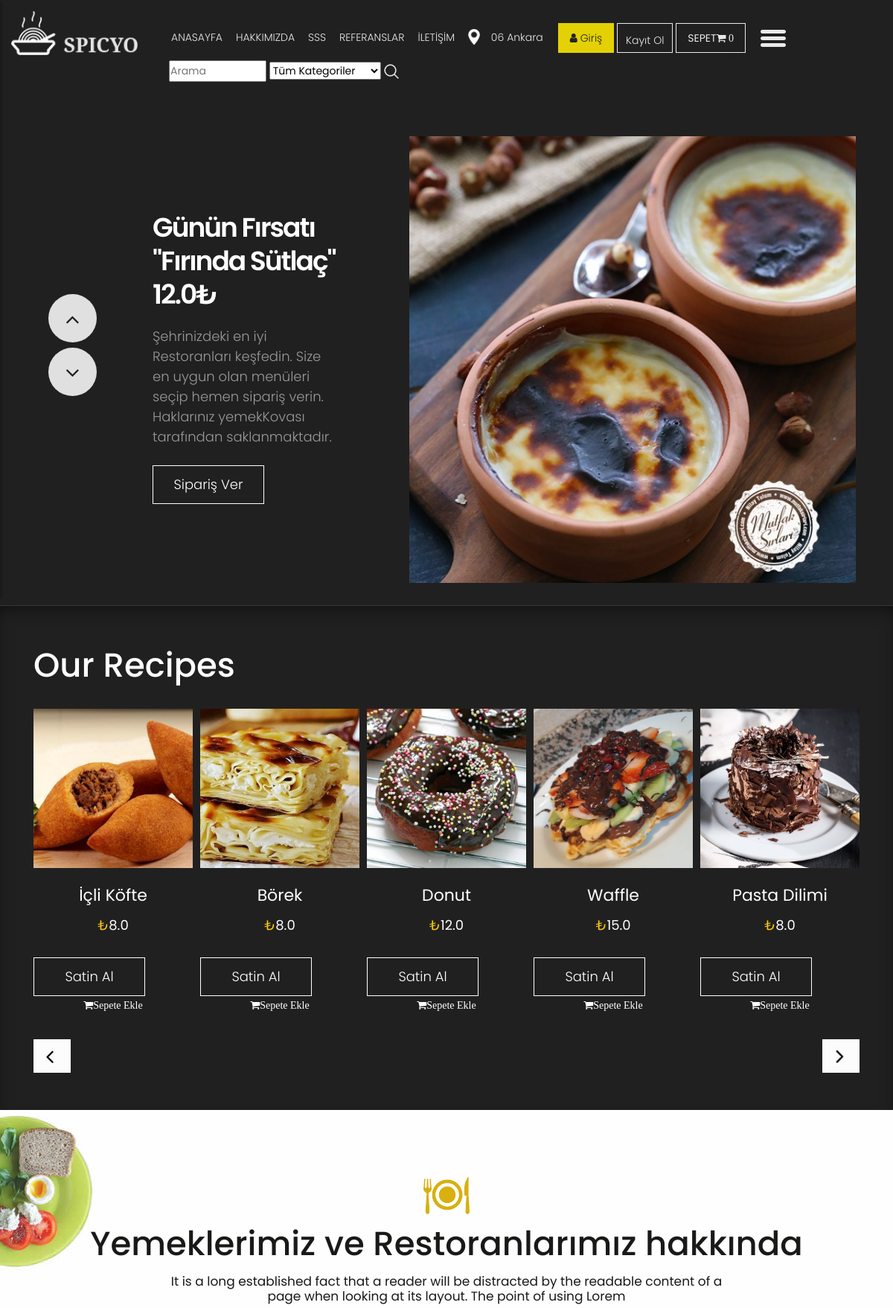
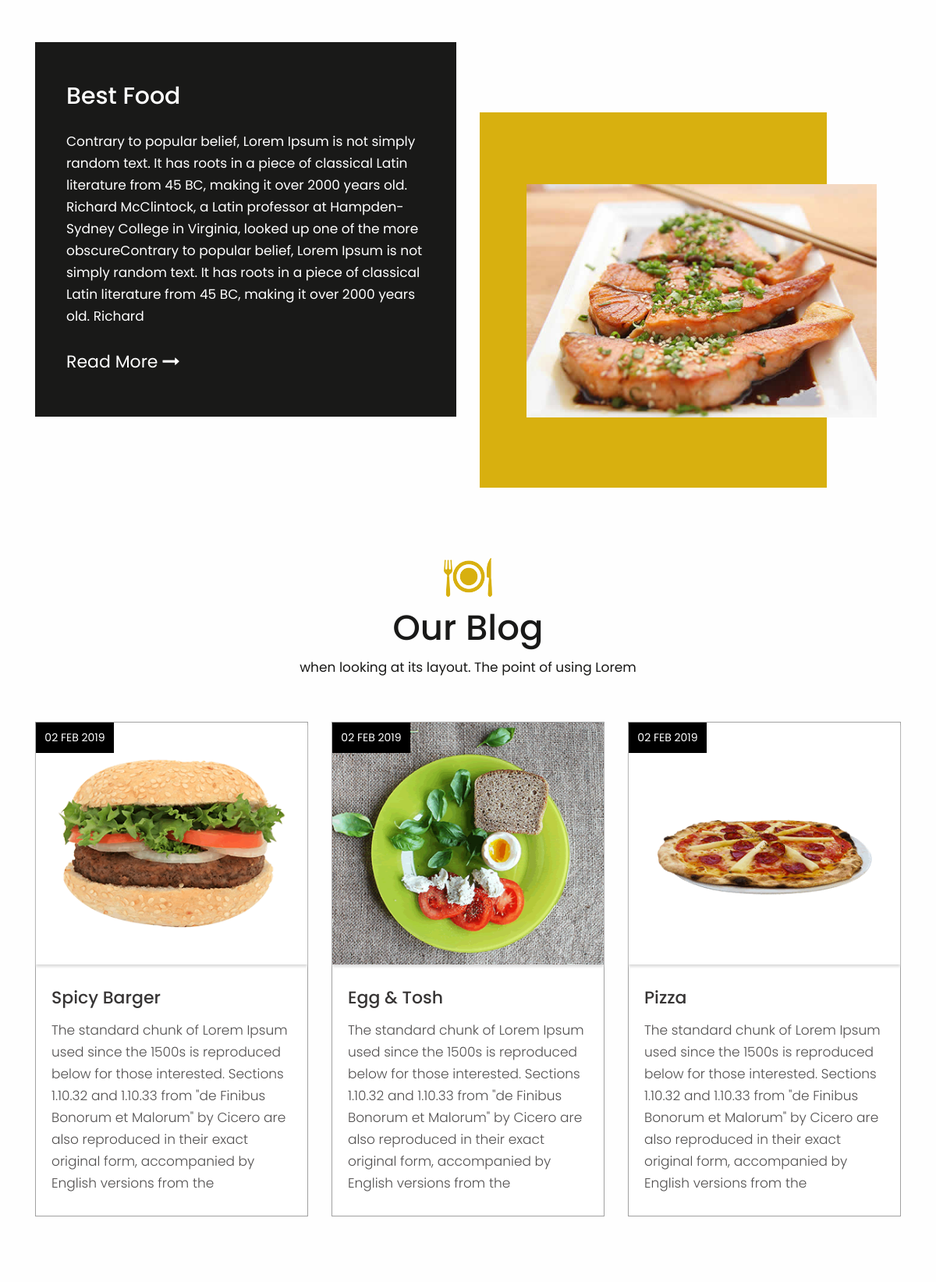
The page / (upper part) on the database its author committed (2 pictures, top to bottom).
### product/models.py (models this page shows, shortened)
class Product(MPTTModel):
    STATUS = (
        ('True', 'Evet'),
        ('False', 'Hayır'),
    )
    restaurant = models.ForeignKey(Restaurant, on_delete=models.CASCADE)
    catagory = models.ForeignKey(Catagory, on_delete=models.CASCADE)
    title = models.CharField(max_length=150)
    keywords = models.CharField(blank=True,max_length=255)
    description = models.CharField(blank=True,max_length=255)
    price = models.FloatField()
    amount = models.IntegerField()
    detail = RichTextUploadingField()
    slug = models.SlugField(null=False, unique=True)
    parent = TreeForeignKey('self', blank=True, null=True, related_name='children', on_delete=models.CASCADE)
    image = models.ImageField(blank=True, upload_to='images/')
    status = models.CharField(max_length=10, choices=STATUS)
    create_at = models.DateTimeField(auto_now_add=True)
    update_at = models.DateTimeField(auto_now_add=True)
    def image_tag(self):
        return mark_safe('<img src="{}" height="50"/>'.format(self.image.url))
    image_tag.short_description = 'Image'

### home/views.py (the view)
# urls.py: path('', views.index, name='index'),
def index(request ):
    current_user = request.user
    setting = Setting.objects.get(pk=1)
    sliderdata = Product.objects.all()[16:35]
    catagory = Catagory.objects.all()
    dayproducts=Product.objects.all()[30:31]
    lastproducts=Product.objects.all()[15:16]
    randomproduct = Product.objects.all().order_by('-id')[:9]
    randomproduct2 = Product.objects.all().order_by('?')[:6]
    request.session['cart_items']= ShopCart.objects.filter(user_id=current_user.id).count()
    context = {'setting': setting,
               'catagory': catagory,
               'page':'home',
               'sliderdata':sliderdata,
               'dayproducts':dayproducts,
               'lastproducts':lastproducts,
               'randomproduct': randomproduct,
               'randomproduct2': randomproduct2,
               }
    return render(request, 'index.html', context)

### home/templates/index.html (shortened to what this page needs)
{%  extends "homebase.html" %}
{% block slider %}
    {% include "slider.html" %}
{% endblock %}
{% block content %}
    {% include "content.html" %}
{% endblock %}

### home/templates/slider.html (shortened to what this page needs)
{% load static %}
    <div class="slider_section">
        <div class="container">
            <div class="row">
                <div class="col-md-12">
                    <div class="full">
                        <div id="main_slider" class="carousel vert slide" data-ride="carousel" data-interval="5000">
                            <div class="carousel-inner">
                                {% for rs in dayproducts %}
                                <div class="carousel-item active">
                                    <div class="row">
                                        <div class="col-md-5">
                                            <div class="slider_cont">
                                                <h3> Günün Fırsatı <br>"{{ rs.title }}"<br> {{ rs.price }}₺</h3>
                                                <p>Şehrinizdeki en iyi Restoranları keşfedin. Size en uygun olan menüleri seçip hemen sipariş verin. Haklarınız yemekKovası tarafından saklanmaktadır.</p>
                                                <a class="main_bt_border" href="/product/{{ rs.id }}/{{ rs.slug }}">Sipariş Ver</a>
                                            </div>
                                        </div>
                                        <div class="col-md-7">
                                            <div class="slider_image full text_align_center">
                                                <img class="img-responsive" src="{{ rs.image.url }}" style="height: 600px" alt="#" />
                                            </div>
                                        </div>
                                    </div>
                                </div>
                                {% endfor %}
                            </div>
                            <a class="carousel-control-prev" href="#main_slider" role="button" data-slide="prev">
                                <i class="fa fa-angle-up"></i>
                            </a>
                            <a class="carousel-control-next" href="#main_slider" role="button" data-slide="next">
                                <i class="fa fa-angle-down"></i>
                            </a>
                        </div>
                    </div>
                </div>
            </div>
        </div>
    </div>

### home/templates/content.html (shortened to what this page needs)
{% load static %}
    <section class="resip_section">
        <div class="container">
            <div class="row">
         <div class="col-md-12">
       <div class="ourheading">
    <h2>Our Recipes</h2>
  </div>
</div>
<div class="container">
    <div class="row">
        <div class="col-md-12">
            <div class="owl-carousel owl-theme">
                {% for rs in sliderdata %}
                <div class="item">
                    <div class="product_blog_img">
                        <img src="{{ rs.image.url }}" width="198" height="197" alt="#" />
                    </div>
                    <div class="product_blog_cont">
                        <h3>{{ rs.title }}</h3>
                        <h4><span class="theme_color">₺</span>{{ rs.price }}</h4>
                        <a href= "/product/{{ rs.id }}/{{ rs.slug }}" class="main_bt_border" >Satin Al</a><br/>
                        <a href="/order/addtocard/{{ rs.id }}" class="fa fa-shopping-cart" style="color: white">Sepete Ekle</a>
                    </div>
                </div>
                {% endfor %}
                </div>
            </div>
        </div>
    </div>
</div>
</div>
</section>
<div class="bg_bg">
<div class="about">
    <div class="container">
      <div class="row">
         <div class="col-md-12">
             <div class="title">
                <i><img src="{% static 'images/title.png'%}" alt="#"/></i>
                <h2>Yemeklerimiz ve Restoranlarımız hakkında</h2>
                <span>It is a long established fact that a reader will be distracted by the readable content of a
                   <br> page when looking at its layout. The point of using Lorem
                </span>
             </div>
          </div>
       </div>
       <div class="row">
         <div class="col-xl-6 col-lg-6 col-md-12 col-sm-12">
             <div class="about_box">
                 <h3>Best Food</h3>
                 <p>Contrary to popular belief, Lorem Ipsum is not simply random text. It has roots in a piece of classical Latin literature from 45 BC, making it over 2000 years old. Richard McClintock, a Latin professor at Hampden-Sydney College in Virginia, looked up one of the more obscureContrary to popular belief, Lorem Ipsum is not simply random text. It has roots in a piece of classical Latin literature from 45 BC, making it over 2000 years old. Richard </p>
                 <a href="#">Read More <i class="fa fa-long-arrow-right" aria-hidden="true"></i></a>
             </div>
         </div>
          <div class="col-xl-5 col-lg-5 col-md-10 col-sm-12 about_img_boxpdnt">
             <div class="about_img">
                 <figure><img src="{% static 'images/about-img.jpg'%}" alt="#/"></figure>
             </div>
         </div>
       </div>
    </div>
</div>
<div class="blog">
  <div class="container">
    <div class="row">
      <div class="col-md-12">
        <div class="title">
          <i><img src="{% static 'images/title.png'%}" alt="#"/></i>
          <h2>Our Blog</h2>
          <span>when looking at its layout. The point of using Lorem</span>
        </div>
      </div>
    </div>
    <div class="row">
      <div class="col-xl-4 col-lg-4 col-md-4 col-sm-12 mar_bottom">
        <div class="blog_box">
          <div class="blog_img_box">
            <figure><img src="{% static 'images/blog_img1.png'%}" alt="#"/>
             <span>02 FEB 2019</span>
            </figure>
          </div>
          <h3>Spicy Barger</h3>
          <p>The standard chunk of Lorem Ipsum used since the 1500s is reproduced below for those interested. Sections 1.10.32 and 1.10.33 from "de Finibus Bonorum et Malorum" by Cicero are also reproduced in their exact original form, accompanied by English versions from the </p>
        </div>
      </div>
       <div class="col-xl-4 col-lg-4 col-md-4 col-sm-12 mar_bottom">
        <div class="blog_box">
          <div class="blog_img_box">
            <figure><img src="{% static 'images/blog_img2.png'%}" alt="#"/>
             <span>02 FEB 2019</span>
            </figure>
          </div>
          <h3>Egg & Tosh</h3>
          <p>The standard chunk of Lorem Ipsum used since the 1500s is reproduced below for those interested. Sections 1.10.32 and 1.10.33 from "de Finibus Bonorum et Malorum" by Cicero are also reproduced in their exact original form, accompanied by English versions from the </p>
        </div>
      </div>
       <div class="col-xl-4 col-lg-4 col-md-4 col-sm-12">
        <div class="blog_box">
          <div class="blog_img_box">
            <figure><img src="{% static 'images/blog_img3.png'%}" alt="#"/>
             <span>02 FEB 2019</span>
            </figure>
          </div>
          <h3>Pizza</h3>
          <p>The standard chunk of Lorem Ipsum used since the 1500s is reproduced below for those interested. Sections 1.10.32 and 1.10.33 from "de Finibus Bonorum et Malorum" by Cicero are also reproduced in their exact original form, accompanied by English versions from the </p>
        </div>
      </div>
    </div>
  </div>
</div>
<div class="Client">
</div>
</div>

### home/static/css/responsive.css (style rules this page uses)
@media (min-width: 1200px) and (max-width: 1500px) { .slider_cont h3 { font-size: 36px; line-height: 45px; } }
@media (min-width: 1200px) and (max-width: 1500px) { .slider_cont p { margin-top: 10px; margin-bottom: 5px } }
@media (min-width: 1200px) and (max-width: 1500px) { .slider_section { min-height: auto; } }
@media (min-width: 1200px) and (max-width: 1500px) { .carousel-control-prev { width: 50px; height:50px; left: -20px; top: 95%; } }
@media (min-width: 1200px) and (max-width: 1500px) { .carousel-control-next { width: 50px; height:50px; right: -20px; top: 95%; } }

### rows shown on the page
Product: title "Fırında Sütlaç", price "12.0", image (picture)
Product: image (picture), title "İçli Köfte", price "8.0"
Product: image (picture), title "Börek", price "8.0"
Product: image (picture), title "Donut", price "12.0"
Product: image (picture), title "Waffle", price "15.0"
Product: image (picture), title "Pasta Dilimi", price "8.0"

### other values the page prints
{{ request.session.cart_items }} "0"
